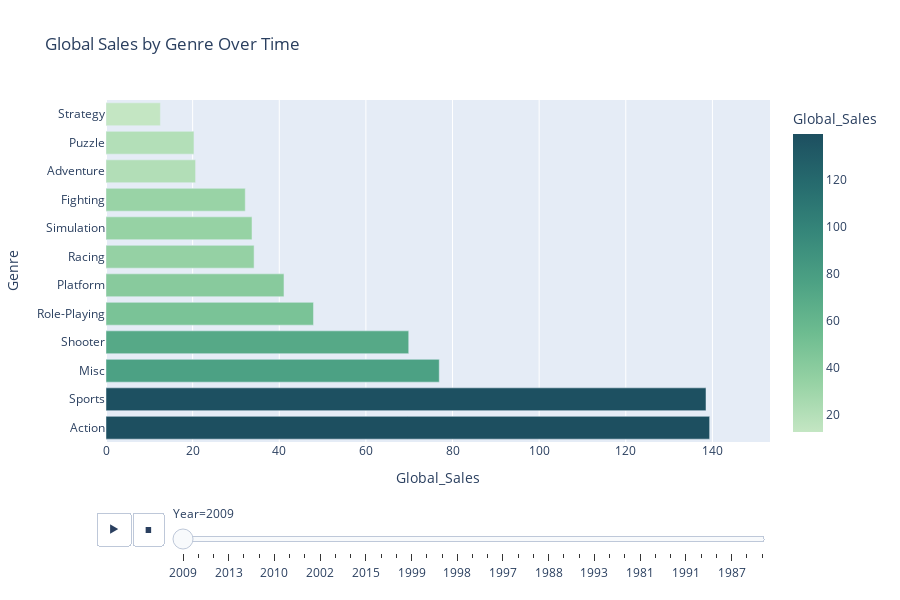

Notebook cell for this chart:
### Code cell
# Which genres have the highest global sales by year?
# (Bar chart: Genre vs Global_Sales)
# Group sales by Genre and Year
genre_year_sales = (
    vgsales.groupby(['Genre', 'Year'])['Global_Sales']
    .sum()
    .reset_index()
    .sort_values(by='Global_Sales', ascending=False)
)

# Create animated bar chart
fig = px.bar(
    data_frame=genre_year_sales,
    x='Global_Sales',
    y='Genre',
    color='Global_Sales',
    orientation='h',
    animation_frame='Year',
    height=600,
    color_continuous_scale=px.colors.sequential.Blugrn,
    title="Global Sales by Genre Over Time"
)

# Fix axis ranges to make yearly comparison fair
fig.update_layout(
    xaxis=dict(range=[0, genre_year_sales['Global_Sales'].max() * 1.1]),
    yaxis=dict(title="Genre"),
)

fig.show()

### Figure 1 — Plotly figure (JSON) as saved in the notebook; plotly's stock layout.template omitted (floating-point values rounded to 4 significant figures)
{"data": [{"alignmentgroup": "True", "hovertemplate": "Year=2009<br>Global_Sales=%{marker.color}<br>Genre=%{y}<extra></extra>", "legendgroup": "", "marker": {"color": [139.4, 138.5, 76.94, 69.89, 47.9, 41.09, 34.19, 33.71, 32.15, 20.68, 20.31, 12.56], "coloraxis": "coloraxis", "pattern": {"shape": ""}}, "name": "", "offsetgroup": "", "orientation": "h", "showlegend": false, "textposition": "auto", "type": "bar", "x": [139.4, 138.5, 76.94, 69.89, 47.9, 41.09, 34.19, 33.71, 32.15, 20.68, 20.31, 12.56], "xaxis": "x", "y": ["Action", "Sports", "Misc", "Shooter", "Role-Playing", "Platform", "Racing", "Simulation", "Fighting", "Adventure", "Puzzle", "Strategy"], "yaxis": "y"}], "layout": {"barmode": "relative", "coloraxis": {"colorbar": {"title": {"text": "Global_Sales"}}, "colorscale": [[0, "rgb(196, 230, 195)"], [0.1667, "rgb(150, 210, 164)"], [0.3333, "rgb(109, 188, 144)"], [0.5, "rgb(77, 162, 132)"], [0.6667, "rgb(54, 135, 122)"], [0.8333, "rgb(38, 107, 110)"], [1, "rgb(29, 79, 96)"]]}, "height": 600, "legend": {"tracegroupgap": 0}, "sliders": [{"active": 0, "currentvalue": {"prefix": "Year="}, "len": 0.9, "pad": {"b": 10, "t": 60}, "steps": [{"args": [["2009"], {"frame": {"duration": 0, "redraw": true}, "fromcurrent": true, "mode": "immediate", "transition": {"duration": 0, "easing": "linear"}}], "label": "2009", "method": "animate"}, {"args": [["2008"], {"frame": {"duration": 0, "redraw": true}, "fromcurrent": true, "mode": "immediate", "transition": {"duration": 0, "easing": "linear"}}], "label": "2008", "method": "animate"}, {"args": [["2006"], {"frame": {"duration": 0, "redraw": true}, "fromcurrent": true, "mode": "immediate", "transition": {"duration": 0, "easing": "linear"}}], "label": "2006", "method": "animate"}, {"args": [["2013"], {"frame": {"duration": 0, "redraw": true}, "fromcurrent": true, "mode": "immediate", "transition": {"duration": 0, "easing": "linear"}}], "label": "2013", "method": "animate"}, {"args": [["2012"], {"frame": {"duration": 0, "redraw": true}, "fromcurrent": true, "mode": "immediate", "transition": {"duration": 0, "easing": "linear"}}], "label": "2012", "method": "animate"}, {"args": [["2011"], {"frame": {"duration": 0, "redraw": true}, "fromcurrent": true, "mode": "immediate", "transition": {"duration": 0, "easing": "linear"}}], "label": "2011", "method": "animate"}, {"args": [["2010"], {"frame": {"duration": 0, "redraw": true}, "fromcurrent": true, "mode": "immediate", "transition": {"duration": 0, "easing": "linear"}}], "label": "2010", "method": "animate"}, {"args": [["2007"], {"frame": {"duration": 0, "redraw": true}, "fromcurrent": true, "mode": "immediate", "transition": {"duration": 0, "easing": "linear"}}], "label": "2007", "method": "animate"}, {"args": [["2014"], {"frame": {"duration": 0, "redraw": true}, "fromcurrent": true, "mode": "immediate", "transition": {"duration": 0, "easing": "linear"}}], "label": "2014", "method": "animate"}, {"args": [["2002"], {"frame": {"duration": 0, "redraw": true}, "fromcurrent": true, "mode": "immediate", "transition": {"duration": 0, "easing": "linear"}}], "label": "2002", "method": "animate"}, {"args": [["2005"], {"frame": {"duration": 0, "redraw": true}, "fromcurrent": true, "mode": "immediate", "transition": {"duration": 0, "easing": "linear"}}], "label": "2005", "method": "animate"}, {"args": [["2004"], {"frame": {"duration": 0, "redraw": true}, "fromcurrent": true, "mode": "immediate", "transition": {"duration": 0, "easing": "linear"}}], "label": "2004", "method": "animate"}, {"args": [["2015"], {"frame": {"duration": 0, "redraw": true}, "fromcurrent": true, "mode": "immediate", "transition": {"duration": 0, "easing": "linear"}}], "label": "2015", "method": "animate"}, {"args": [["2003"], {"frame": {"duration": 0, "redraw": true}, "fromcurrent": true, "mode": "immediate", "transition": {"duration": 0, "easing": "linear"}}], "label": "2003", "method": "animate"}, {"args": [["2001"], {"frame": {"duration": 0, "redraw": true}, "fromcurrent": true, "mode": "immediate", "transition": {"duration": 0, "easing": "linear"}}], "label": "2001", "method": "animate"}, {"args": [["1999"], {"frame": {"duration": 0, "redraw": true}, "fromcurrent": true, "mode": "immediate", "transition": {"duration": 0, "easing": "linear"}}], "label": "1999", "method": "animate"}, {"args": [["1996"], {"frame": {"duration": 0, "redraw": true}, "fromcurrent": true, "mode": "immediate", "transition": {"duration": 0, "easing": "linear"}}], "label": "1996", "method": "animate"}, {"args": [["1985"], {"frame": {"duration": 0, "redraw": true}, "fromcurrent": true, "mode": "immediate", "transition": {"duration": 0, "easing": "linear"}}], "label": "1985", "method": "animate"}, {"args": [["1998"], {"frame": {"duration": 0, "redraw": true}, "fromcurrent": true, "mode": "immediate", "transition": {"duration": 0, "easing": "linear"}}], "label": "1998", "method": "animate"}, {"args": [["2000"], {"frame": {"duration": 0, "redraw": true}, "fromcurrent": true, "mode": "immediate", "transition": {"duration": 0, "easing": "linear"}}], "label": "2000", "method": "animate"}, {"args": [["1989"], {"frame": {"duration": 0, "redraw": true}, "fromcurrent": true, "mode": "immediate", "transition": {"duration": 0, "easing": "linear"}}], "label": "1989", "method": "animate"}, {"args": [["1997"], {"frame": {"duration": 0, "redraw": true}, "fromcurrent": true, "mode": "immediate", "transition": {"duration": 0, "easing": "linear"}}], "label": "1997", "method": "animate"}, {"args": [["1984"], {"frame": {"duration": 0, "redraw": true}, "fromcurrent": true, "mode": "immediate", "transition": {"duration": 0, "easing": "linear"}}], "label": "1984", "method": "animate"}, {"args": [["1994"], {"frame": {"duration": 0, "redraw": true}, "fromcurrent": true, "mode": "immediate", "transition": {"duration": 0, "easing": "linear"}}], "label": "1994", "method": "animate"}, {"args": [["1988"], {"frame": {"duration": 0, "redraw": true}, "fromcurrent": true, "mode": "immediate", "transition": {"duration": 0, "easing": "linear"}}], "label": "1988", "method": "animate"}, {"args": [["1990"], {"frame": {"duration": 0, "redraw": true}, "fromcurrent": true, "mode": "immediate", "transition": {"duration": 0, "easing": "linear"}}], "label": "1990", "method": "animate"}, {"args": [["2016"], {"frame": {"duration": 0, "redraw": true}, "fromcurrent": true, "mode": "immediate", "transition": {"duration": 0, "easing": "linear"}}], "label": "2016", "method": "animate"}, {"args": [["1993"], {"frame": {"duration": 0, "redraw": true}, "fromcurrent": true, "mode": "immediate", "transition": {"duration": 0, "easing": "linear"}}], "label": "1993", "method": "animate"}, {"args": [["1995"], {"frame": {"duration": 0, "redraw": true}, "fromcurrent": true, "mode": "immediate", "transition": {"duration": 0, "easing": "linear"}}], "label": "1995", "method": "animate"}, {"args": [["1992"], {"frame": {"duration": 0, "redraw": true}, "fromcurrent": true, "mode": "immediate", "transition": {"duration": 0, "easing": "linear"}}], "label": "1992", "method": "animate"}, {"args": [["1981"], {"frame": {"duration": 0, "redraw": true}, "fromcurrent": true, "mode": "immediate", "transition": {"duration": 0, "easing": "linear"}}], "label": "1981", "method": "animate"}, {"args": [["1986"], {"frame": {"duration": 0, "redraw": true}, "fromcurrent": true, "mode": "immediate", "transition": {"duration": 0, "easing": "linear"}}], "label": "1986", "method": "animate"}, {"args": [["1982"], {"frame": {"duration": 0, "redraw": true}, "fromcurrent": true, "mode": "immediate", "transition": {"duration": 0, "easing": "linear"}}], "label": "1982", "method": "animate"}, {"args": [["1991"], {"frame": {"duration": 0, "redraw": true}, "fromcurrent": true, "mode": "immediate", "transition": {"duration": 0, "easing": "linear"}}], "label": "1991", "method": "animate"}, {"args": [["1980"], {"frame": {"duration": 0, "redraw": true}, "fromcurrent": true, "mode": "immediate", "transition": {"duration": 0, "easing": "linear"}}], "label": "1980", "method": "animate"}, {"args": [["1983"], {"frame": {"duration": 0, "redraw": true}, "fromcurrent": true, "mode": "immediate", "transition": {"duration": 0, "easing": "linear"}}], "label": "1983", "method": "animate"}, {"args": [["1987"], {"frame": {"duration": 0, "redraw": true}, "fromcurrent": true, "mode": "immediate", "transition": {"duration": 0, "easing": "linear"}}], "label": "1987", "method": "animate"}, {"args": [["2020"], {"frame": {"duration": 0, "redraw": true}, "fromcurrent": true, "mode": "immediate", "transition": {"duration": 0, "easing": "linear"}}], "label": "2020", "method": "animate"}, {"args": [["2017"], {"frame": {"duration": 0, "redraw": true}, "fromcurrent": true, "mode": "immediate", "transition": {"duration": 0, "easing": "linear"}}], "label": "2017", "method": "animate"}], "x": 0.1, "xanchor": "left", "y": 0, "yanchor": "top"}], "title": {"text": "Global Sales by Genre Over Time"}, "updatemenus": [{"buttons": [{"args": [null, {"frame": {"duration": 500, "redraw": true}, "fromcurrent": true, "mode": "immediate", "transition": {"duration": 500, "easing": "linear"}}], "label": "&#9654;", "method": "animate"}, {"args": [[null], {"frame": {"duration": 0, "redraw": true}, "fromcurrent": true, "mode": "immediate", "transition": {"duration": 0, "easing": "linear"}}], "label": "&#9724;", "method": "animate"}], "direction": "left", "pad": {"r": 10, "t": 70}, "showactive": false, "type": "buttons", "x": 0.1, "xanchor": "right", "y": 0, "yanchor": "top"}], "xaxis": {"anchor": "y", "domain": [0, 1], "range": [0, 153.3], "title": {"text": "Global_Sales"}}, "yaxis": {"anchor": "x", "domain": [0, 1], "title": {"text": "Genre"}}}}
